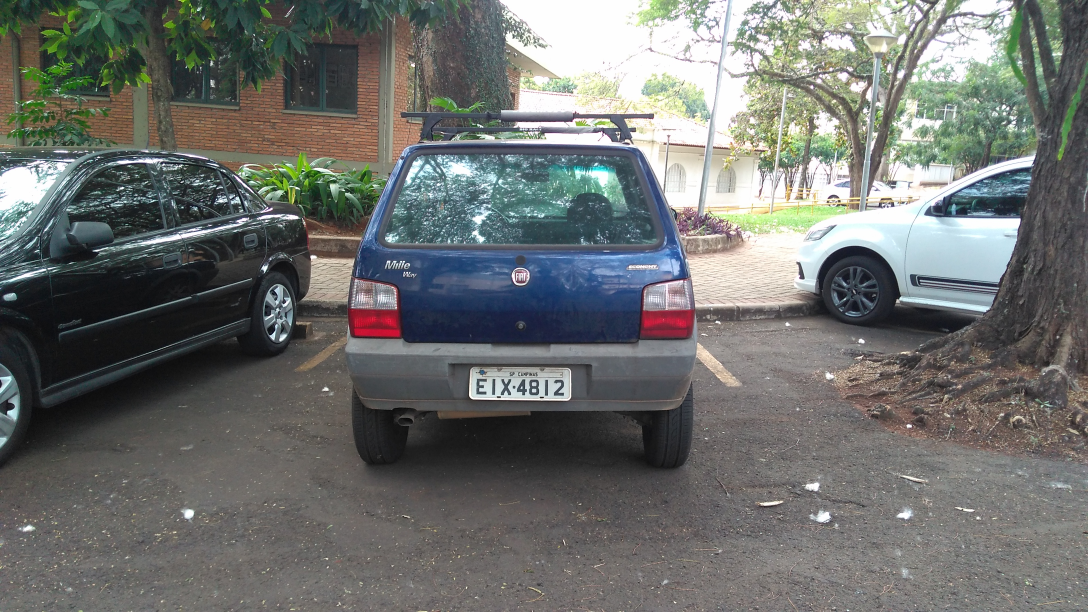
#> input picture placas/01.jpg, 3264 x 1836 px (shown at 1/3 size)
$ python testeImagens1.py
#> lines starting #> are read from the running program, lines starting #| are printed output that depends on the picture; after the words box and inside, x2 and y2 are one past the last pixel; in counts of white or black regions, pixels touching at a corner belong together
### PlacasTeste.py
#Classe para por as possiveis placas à serem testadas


class PlacasTeste:

    numPlacas = 0

    def __init__(self, x, y, w, h, image):

        self.x = x
        self.y = y
        self.w = w
        self.h = h
        self.nome = f'Placa{PlacasTeste.numPlacas + 1}'
        self.image = image

        PlacasTeste.numPlacas +=1


    # [13 lines of commented-out code are left out]

### testeImagens1.py


###### TENHAM CERTEZA QUE ESTÃO USANDO PYTHON 3


### -------- BIBLIOTECAS --------

import cv2
import PlacasTeste
import pytesseract as ocr
import numpy as np
from PIL import Image


###   AQUI VAMOS POR OS METODOS QULSTME SÃO MAIORES QUE UMA LINHA!
###   ASSIM FICA MAIS LIMPO E FACIL DE IDENTIFICAR O QUE ESTÁ SENDO VIZUALIZADO!!!


def altoCont (imagem):

    structuringElement = cv2.getStructuringElement(cv2.MORPH_RECT, (3, 3))

    imgTopHat = cv2.morphologyEx(imagem, cv2.MORPH_TOPHAT, structuringElement)
    imgBlackHat = cv2.morphologyEx(imagem, cv2.MORPH_BLACKHAT, structuringElement)

    imgGrayscalePlusTopHat = cv2.add(imagem, imgTopHat)
    retorno = cv2.subtract(imgGrayscalePlusTopHat, imgBlackHat)

    return retorno


# image = cv2.imread('placas/cam1.png')
image = cv2.imread('placas/01.jpg')
#> image is the input picture: shape (1836, 3264, 3); mean B, G, R 109.9, 112.7, 110.2


imgGray = cv2.cvtColor(image, cv2.COLOR_RGB2GRAY)
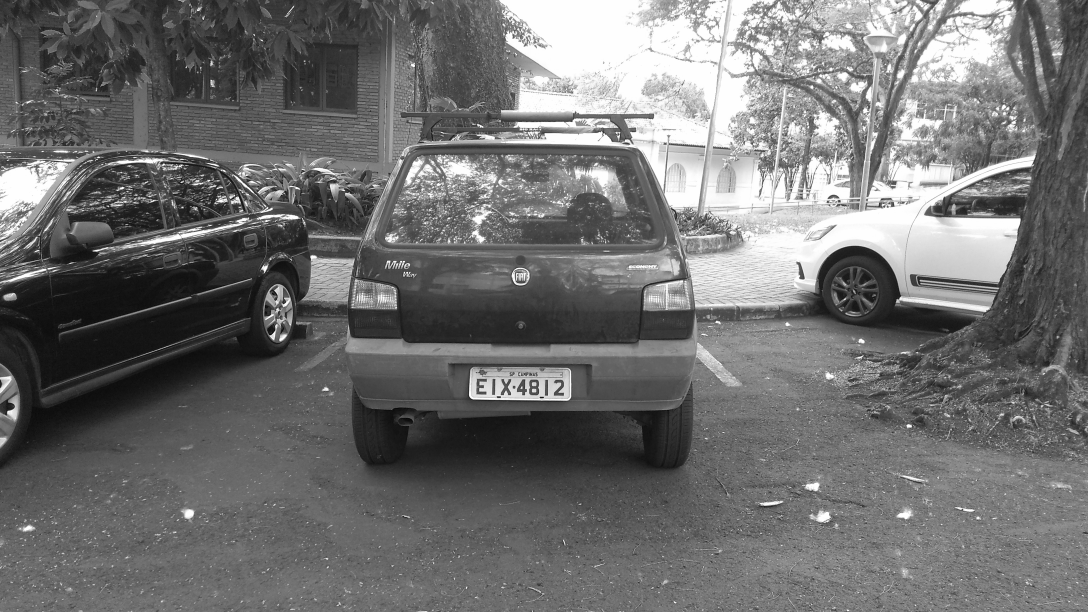
#> imgGray: shape (1836, 3264) (shown at 1/3 size); min 0, max 255, mean 111.6
imgAltoCon = altoCont(imgGray)
#> in altoCont, `imgTopHat = cv2.morphologyEx(imagem, cv2.MORPH_TOPHAT, structuringElem..`:
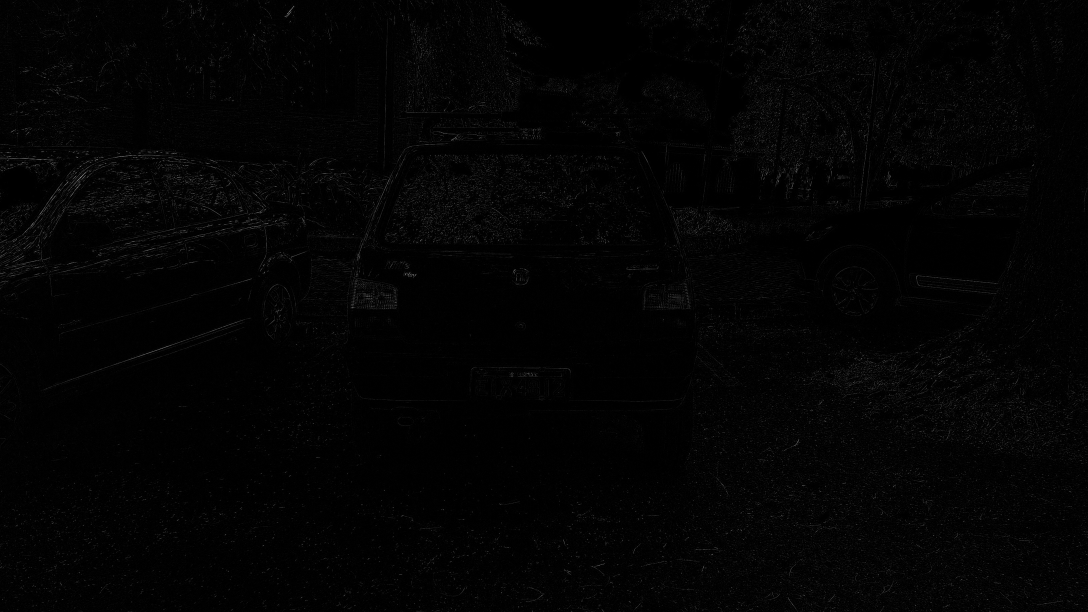
#> imgTopHat: shape (1836, 3264) (shown at 1/3 size); min 0, max 186, mean 3.3
imgBlur = cv2.blur(imgAltoCon, (6, 6) )
_ ,imgThresh = cv2.threshold(imgBlur, 110 ,255, cv2.ADAPTIVE_THRESH_MEAN_C , cv2.THRESH_BINARY_INV)
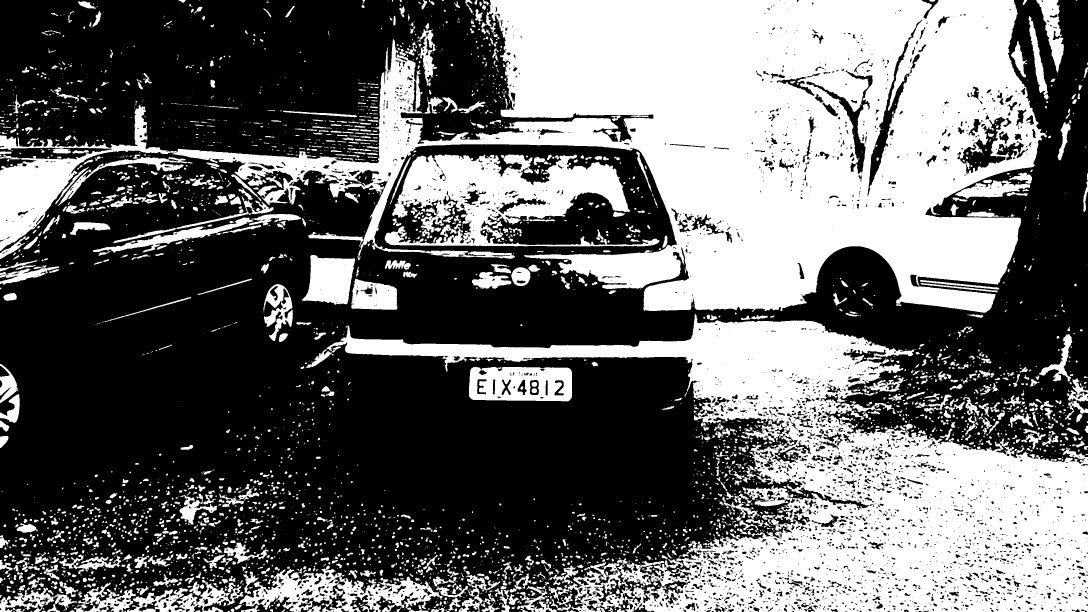
#> imgThresh: shape (1836, 3264) (shown at 1/3 size); 41.1% white; 4149 white regions (2152 under 20 px), largest, box (x1, y1, x2, y2) and area: (0, 0, 3141, 938) 1226797, (919, 942, 3264, 1836) 704766, (1154, 463, 1978, 739) 107326
# _ ,imgThresh = cv2.threshold(imgBlur, 100 ,255, cv2.THRESH_OTSU , cv2.THRESH_BINARY_INV)
# _ ,imgThresh = cv2.threshold(imgBlur, 110 ,255,cv2.THRESH_BINARY_INV,cv2.THRESH_OTSU )
# _ ,imgThresh2 = cv2.threshold(imgThresh, 120 ,255,cv2.THRESH_BINARY_INV, cv2.THRESH_OTSU)
kernel = cv2.getStructuringElement(cv2.MORPH_DILATE, ( 3 , 3 ))
imgDilated = cv2.dilate(imgThresh,kernel, iterations = 3)
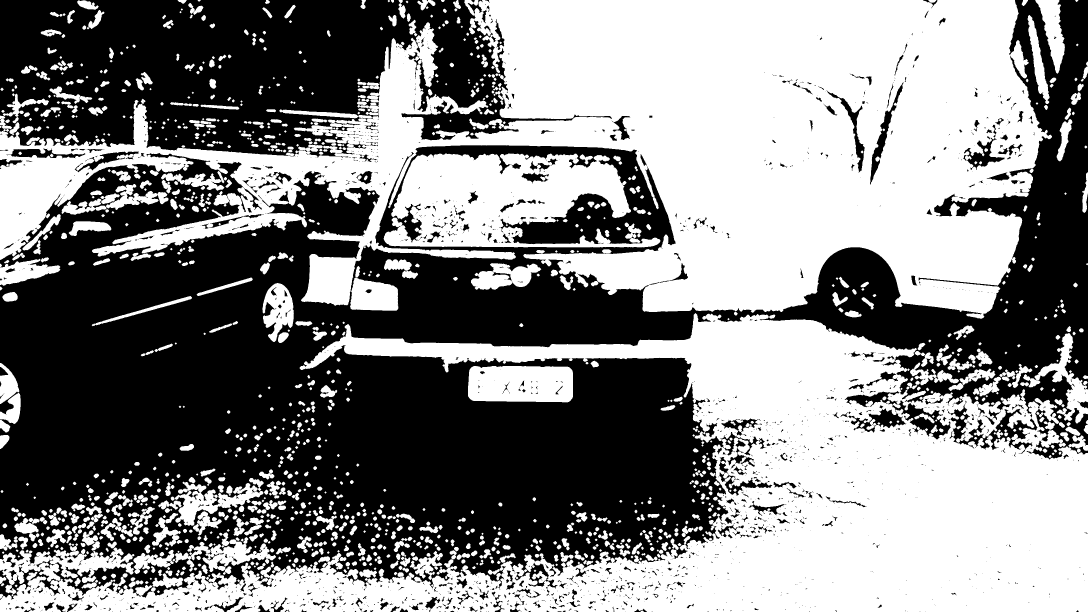
#> imgDilated: shape (1836, 3264) (shown at 1/3 size); 51.8% white; 1794 black regions (1251 under 20 px)
contours, _ = cv2.findContours(imgDilated,cv2.RETR_TREE, cv2.CHAIN_APPROX_SIMPLE)
#> contours = 4572 contours, 2613 with area under 20; largest, box (x1, y1, x2, y2) and area: (0, 0, 3156, 956) 1502512, (0, 939, 3264, 1836) 1128330, (1151, 460, 1981, 742) 148378, (1404, 1098, 1719, 1207) 32401, (0, 1642, 404, 1755) 21776

# cv2.imshow("sss", image)


listaPlacas = list()

for contour in contours:
    [x,y,w,h] = cv2.boundingRect(contour)
    if h>130 and w>130:
         continue
    if h < 80 or w < 80:
        continue
    if w < 2.8 * h:
        continue
    if w > 3.1 * h:
        continue

    cv2.rectangle(imgDilated, (x,y), (x+w,y+h) , 100 , 3)

    imgPossivelPlaca = image[y+35:y+h-18 , x+20:x+w-20]

    imgResize = cv2.resize(imgPossivelPlaca, (0, 0), fx=3, fy=3)

    novaPlaca = PlacasTeste.PlacasTeste(x, y, w, h, imgResize)

    listaPlacas.append(novaPlaca)
#> this loop made 4572 passes
#> (x, y, w, h) on passes 2, 3, 5: (858, 1831, 8, 5), (214, 1813, 10, 9), (0, 1781, 10, 15)
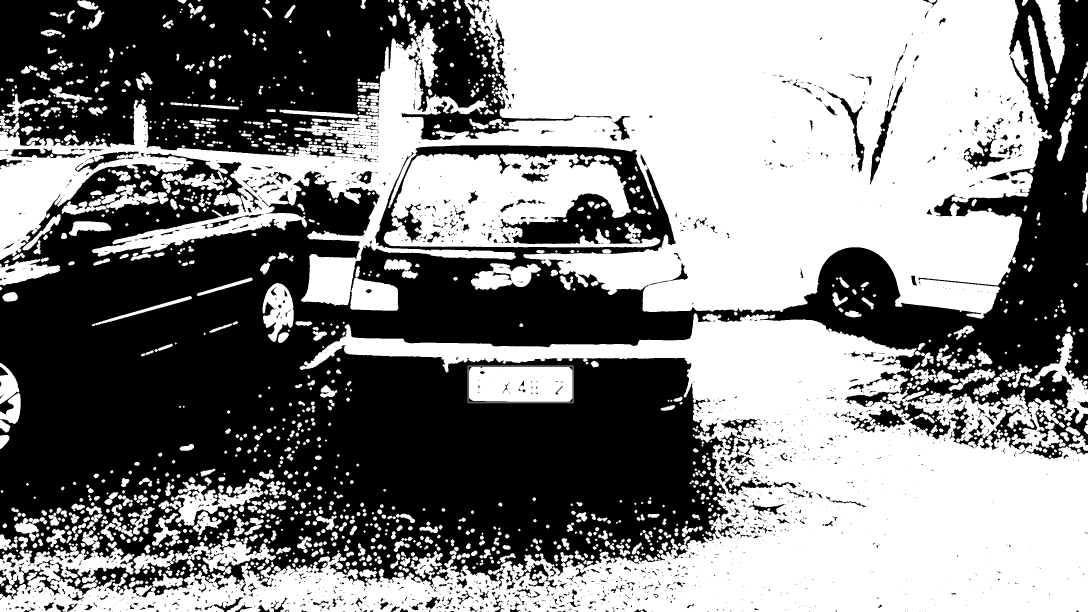
#> imgDilated: shape (1836, 3264) (shown at 1/3 size); 0.07% of pixels changed, all inside (x1, y1, x2, y2) = (1402, 1096, 1722, 1210)
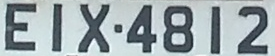
#> imgPossivelPlaca: shape (56, 275, 3); mean B, G, R 172.4, 168.8, 157.3
#> after the loop, listaPlacas = 1 item


for placa in listaPlacas:

    cv2.imwrite(placa.nome + '.png', placa.image)


    placa.image = cv2.cvtColor(placa.image, cv2.COLOR_RGB2GRAY)

    _ , placa.image = cv2.threshold(placa.image, 180 ,255, cv2.ADAPTIVE_THRESH_GAUSSIAN_C)
    cv2.imshow("x", placa.image)

    # those which weren't that small are back but there are less of them
    placa.image = cv2.erode(placa.image, np.ones(( 5 , 4), np.uint8), iterations=5)
    # make small details disapear
    placa.image = cv2.dilate(placa.image, np.ones((4 , 6), np.uint8), iterations=2)


    placa.image = cv2.Canny(placa.image , 230, 255, apertureSize = 3, L2gradient=True)


    # text = ocr.image_to_string(Image.fromarray(placa.image), "mittSemHifen" ,config="-c tessedit_char_whitelist=0123456789ABCDEFGHIJKLMNOPQRSTUVWXYZ")
    # text = ' '.join(text.split())

    # print(text + ' ' + placa.nome)


    cv2.imshow(placa.nome,placa.image)


#> (the run stopped early here; a loop or call above may not have finished)
